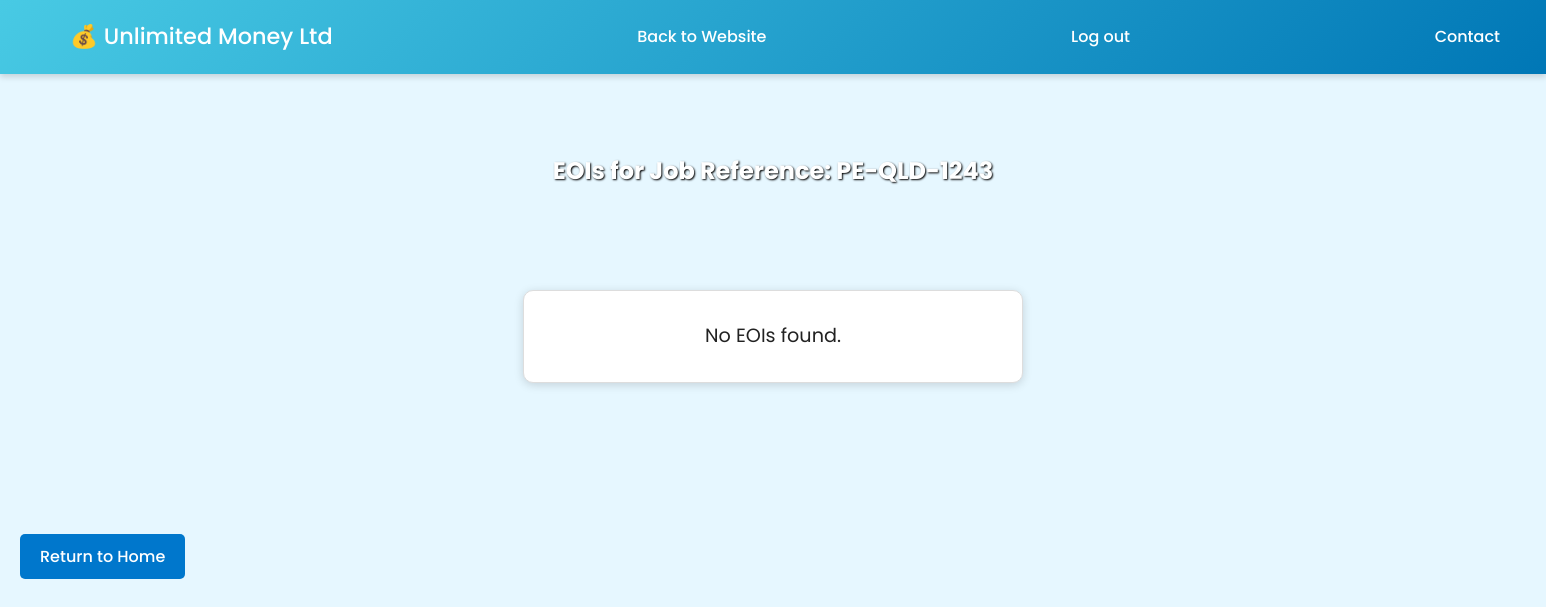
The page /project2/manage_search_job.php?jobRef=PE-QLD-1243 on the database as committed earlier.
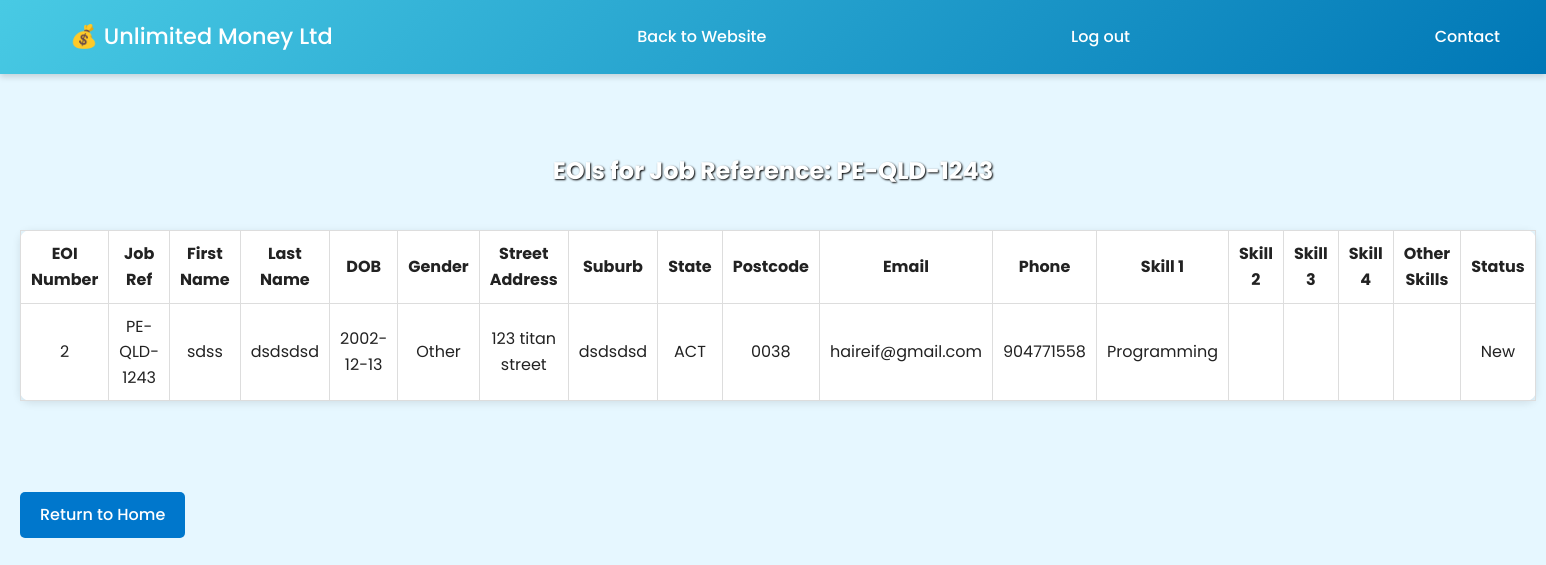
The same page on the database as committed later.
### tables this page shows
CREATE TABLE `eoi` (
  `EOInumber` int(11) NOT NULL,
  `jobRef` varchar(20) NOT NULL,
  `firstName` varchar(20) NOT NULL,
  `lastName` varchar(20) NOT NULL,
  `dob` date NOT NULL,
  `gender` enum('Male','Female','Other') NOT NULL,
  `streetAddress` varchar(40) NOT NULL,
  `suburb` varchar(40) NOT NULL,
  `state` enum('VIC','NSW','QLD','NT','WA','SA','TAS','ACT') NOT NULL,
  `postcode` char(4) NOT NULL,
  `email` varchar(100) NOT NULL,
  `phone` varchar(12) NOT NULL,
  `skill1` varchar(50) DEFAULT NULL,
  `skill2` varchar(50) DEFAULT NULL,
  `skill3` varchar(50) DEFAULT NULL,
  `skill4` varchar(50) DEFAULT NULL,
  `otherSkills` varchar(200) DEFAULT NULL,
  `status` varchar(20) NOT NULL DEFAULT 'New'
);

### project2/manage_search_job.php (the view, shortened to what this page needs)
<?php
include 'header.inc';
include 'manage-nav.inc';
require_once 'manage_settings.php';
echo "<div class='page-wrapper'>";
echo "<div class='site-content'><div class='container'>";
$jobRef = trim($_GET['jobRef'] ?? '');
$sql = "SELECT * FROM eoi WHERE jobRef = ?";
$stmt = mysqli_prepare($conn, $sql);
if ($stmt === false) {
    echo "<div class='no-results-box'><p>Database error (prepare failed).</p></div>";
} else {
    mysqli_stmt_bind_param($stmt, "s", $jobRef);
    mysqli_stmt_execute($stmt);
    $result = mysqli_stmt_get_result($stmt);
    $safeJobRef = htmlspecialchars($jobRef, ENT_QUOTES, 'UTF-8');
    echo "<h2 class='formname' >EOIs for Job Reference: $safeJobRef</h2>";
    if ($result && mysqli_num_rows($result) > 0) {
        echo "<table class='data-table'>
                <tr>
                    <th>EOI Number</th><th>Job Ref</th><th>First Name</th><th>Last Name</th>
                    <th>DOB</th><th>Gender</th><th>Street Address</th><th>Suburb</th>
                    <th>State</th><th>Postcode</th><th>Email</th><th>Phone</th>
                    <th>Skill 1</th><th>Skill 2</th><th>Skill 3</th><th>Skill 4</th>
                    <th>Other Skills</th><th>Status</th>
                </tr>";
        while ($row = mysqli_fetch_assoc($result)) {
            echo "<tr>";
            echo "<td>" . htmlspecialchars($row['EOInumber'], ENT_QUOTES, 'UTF-8') . "</td>";
            echo "<td>" . htmlspecialchars($row['jobRef'], ENT_QUOTES, 'UTF-8') . "</td>";
            echo "<td>" . htmlspecialchars($row['firstName'], ENT_QUOTES, 'UTF-8') . "</td>";
            echo "<td>" . htmlspecialchars($row['lastName'], ENT_QUOTES, 'UTF-8') . "</td>";
            echo "<td>" . htmlspecialchars($row['dob'], ENT_QUOTES, 'UTF-8') . "</td>";
            echo "<td>" . htmlspecialchars($row['gender'], ENT_QUOTES, 'UTF-8') . "</td>";
            echo "<td>" . htmlspecialchars($row['streetAddress'], ENT_QUOTES, 'UTF-8') . "</td>";
            echo "<td>" . htmlspecialchars($row['suburb'], ENT_QUOTES, 'UTF-8') . "</td>";
            echo "<td>" . htmlspecialchars($row['state'], ENT_QUOTES, 'UTF-8') . "</td>";
            echo "<td>" . htmlspecialchars($row['postcode'], ENT_QUOTES, 'UTF-8') . "</td>";
            echo "<td>" . htmlspecialchars($row['email'], ENT_QUOTES, 'UTF-8') . "</td>";
            echo "<td>" . htmlspecialchars($row['phone'], ENT_QUOTES, 'UTF-8') . "</td>";
            echo "<td>" . htmlspecialchars($row['skill1'], ENT_QUOTES, 'UTF-8') . "</td>";
            echo "<td>" . htmlspecialchars($row['skill2'], ENT_QUOTES, 'UTF-8') . "</td>";
            echo "<td>" . htmlspecialchars($row['skill3'], ENT_QUOTES, 'UTF-8') . "</td>";
            echo "<td>" . htmlspecialchars($row['skill4'], ENT_QUOTES, 'UTF-8') . "</td>";
            echo "<td>" . htmlspecialchars($row['otherSkills'], ENT_QUOTES, 'UTF-8') . "</td>";
            echo "<td>" . htmlspecialchars($row['status'], ENT_QUOTES, 'UTF-8') . "</td>";
            echo "</tr>";
        }
        echo "</table>";
    } else {
        echo "<div class='no-results-box'>No EOIs found.</div>";
    }
}
echo "<br><a href='manage.php' class='return-link'>Return to Home</a>";
echo "</div></div>";
echo "</div>";
?>

Rows that differ between the two databases and show on the page:
added eoi: EOInumber "2", jobRef "PE-QLD-1243", firstName "sdss", lastName "dsdsdsd", dob "2002-12-13", gender "Other", streetAddress "123 titan street", suburb "dsdsdsd", state "ACT", postcode "0038", email "haireif@gmail.com", phone "904771558", skill1 "Programming", status "New"
Other text that changed with them:
text no longer shown: "No EOIs found."
text now shown: "EOI Number Job Ref First Name Last Name DOB Gender Street Address Suburb State Postcode Email Phone Skill 1 Skill 2 Skill 3 Skill 4 Other Skills Status"
